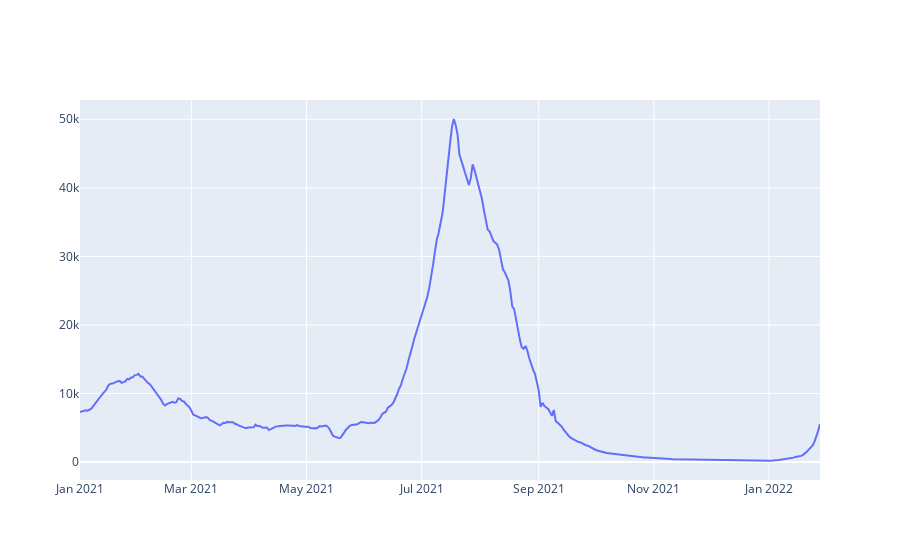

Notebook code cell kept with this figure:
### Code cell
# Melihat Pergerakan Data 
fig = go.Figure([go.Scatter(name ='True', x = df_idn['date'], y = df_idn['new_cases_smoothed'])])
fig.show()

### Figure 1 — Plotly figure (JSON) as saved in the notebook; plotly's stock layout.template omitted (floating-point values rounded to 4 significant figures; data arrays with more than 128 entries replaced by an {"elided": "..."} marker saying what was removed)
{"data": [{"name": "True", "type": "scatter", "x": {"elided": "393 str values"}, "y": {"elided": "393 float values"}}], "layout": {}}
